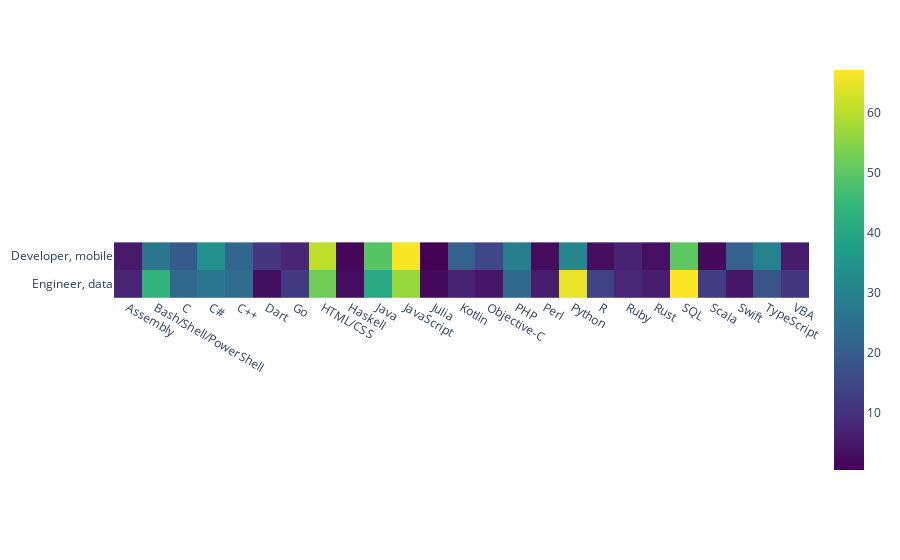

Here is the notebook cell this chart was saved with:
### Code cell
temp = pd.DataFrame(skill_percentage_all, columns=column_name, index=jobs_name)
temp.head()
fig = px.imshow(temp, color_continuous_scale='viridis')
fig.show()

### Figure 1 — Plotly figure (JSON) as saved in the notebook; plotly's stock layout.template omitted (floating-point values rounded to 4 significant figures)
{"data": [{"coloraxis": "coloraxis", "hovertemplate": "x: %{x}<br>y: %{y}<br>color: %{z}<extra></extra>", "name": "0", "type": "heatmap", "x": ["Assembly", "Bash/Shell/PowerShell", "C", "C#", "C++", "Dart", "Go", "HTML/CSS", "Haskell", "Java", "JavaScript", "Julia", "Kotlin", "Objective-C", "PHP", "Perl", "Python", "R", "Ruby", "Rust", "SQL", "Scala", "Swift", "TypeScript", "VBA"], "xaxis": "x", "y": ["Developer, mobile", "Engineer, data"], "yaxis": "y", "z": [[5.358, 26.32, 19.52, 34.1, 22.52, 11.27, 7.404, 60.69, 1.498, 49.44, 66.64, 0.5484, 20.93, 14.92, 29.34, 2.415, 31.2, 2.964, 7.087, 3.459, 50.28, 2.215, 21.15, 29.96, 5.389], [7.277, 43.9, 22.98, 26.65, 23.81, 3.237, 11.8, 52.59, 2.836, 40.45, 56.9, 2.247, 6.715, 4.361, 22.95, 5.778, 65.09, 13.86, 7.812, 5.859, 67.17, 12.68, 4.628, 18.43, 11.16]]}], "layout": {"coloraxis": {"colorscale": [[0, "#440154"], [0.1111, "#482878"], [0.2222, "#3e4989"], [0.3333, "#31688e"], [0.4444, "#26828e"], [0.5556, "#1f9e89"], [0.6667, "#35b779"], [0.7778, "#6ece58"], [0.8889, "#b5de2b"], [1, "#fde725"]]}, "margin": {"t": 60}, "xaxis": {"anchor": "y", "constrain": "domain", "domain": [0, 1], "scaleanchor": "y"}, "yaxis": {"anchor": "x", "autorange": "reversed", "constrain": "domain", "domain": [0, 1]}}}
